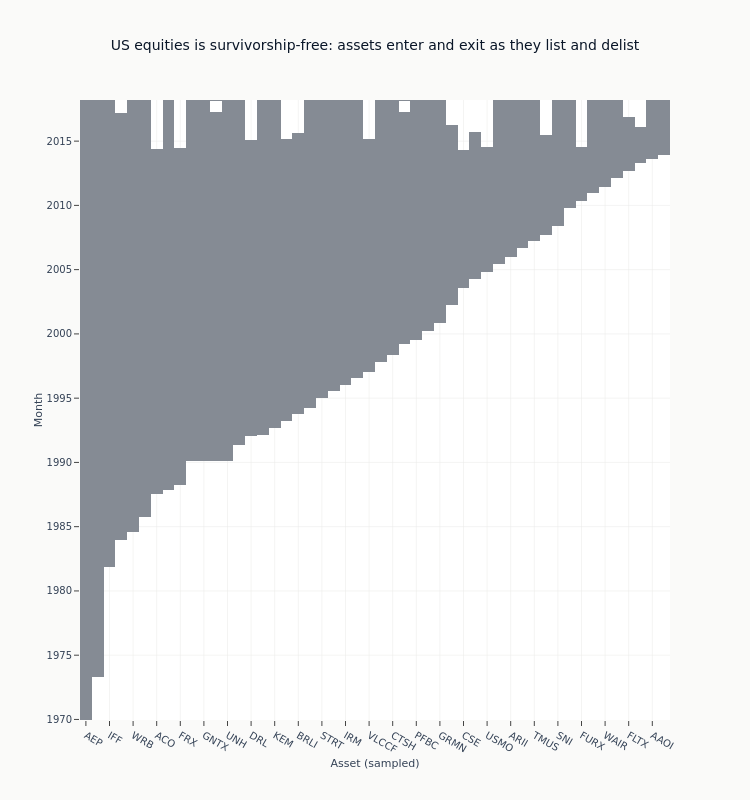

Source (notebook cell):
### Markdown cell above
### Coverage Heatmap: US Equities

Visualize data availability across time and assets. Shaded cells mark months with
data; white marks their absence. **Assets are ordered left to right by the month
they first appear**, which is what makes the pattern legible: in alphabetical order
the same panel is a ragged skyline with no visible structure, because a ticker's
spelling says nothing about when it listed.

### Code cell
if us_equities is not None:
    fig, matrix_for_summary = coverage_heatmap(
        us_equities,
        time_col="timestamp",
        symbol_col="symbol",
        value_col="close",
        title="US equities is survivorship-free: assets enter and exit as they list and delist",
        max_symbols=50,
    )
    fig.update_layout(
        xaxis_title="Asset (sampled)",
        yaxis_title="Month",
    )
    fig.show()

### Figure 1 — Plotly figure (JSON) as saved in the notebook; plotly's stock layout.template omitted (floating-point values rounded to 4 significant figures; data arrays with more than 128 entries replaced by an {"elided": "..."} marker saying what was removed)
{"data": [{"colorscale": [[0, "white"], [1, "#0a1628"]], "hovertemplate": "Symbol: %{x}<br>Period: %{y}<br>Has data: %{z}<extra></extra>", "showscale": false, "type": "heatmap", "x": ["AEP", "GTY", "IFF", "MENT", "WRB", "CBU", "ACO", "MYL", "FRX", "BANF", "GNTX", "NE", "UNH", "RGS", "DRL", "STAA", "KEM", "EDIG", "BRLI", "ADC", "STRT", "UBSH", "IRM", "WG", "VLCCF", "FE", "CTSH", "CNX", "PFBC", "LPSN", "GRMN", "ARO", "CSE", "HSP", "USMO", "FTK", "ARII", "EXLS", "TMUS", "MDW", "SNI", "CLD", "FURX", "AAT", "WAIR", "VCRA", "FLTX", "ARPI", "AAOI", "ITCI"], "y": {"elided": "579 str values"}, "z": {"elided": "579x50 float values"}}], "layout": {"height": 800, "title": {"text": "US equities is survivorship-free: assets enter and exit as they list and delist"}, "width": 750, "xaxis": {"title": {"text": "Asset (sampled)"}}, "yaxis": {"title": {"text": "Month"}}}}
